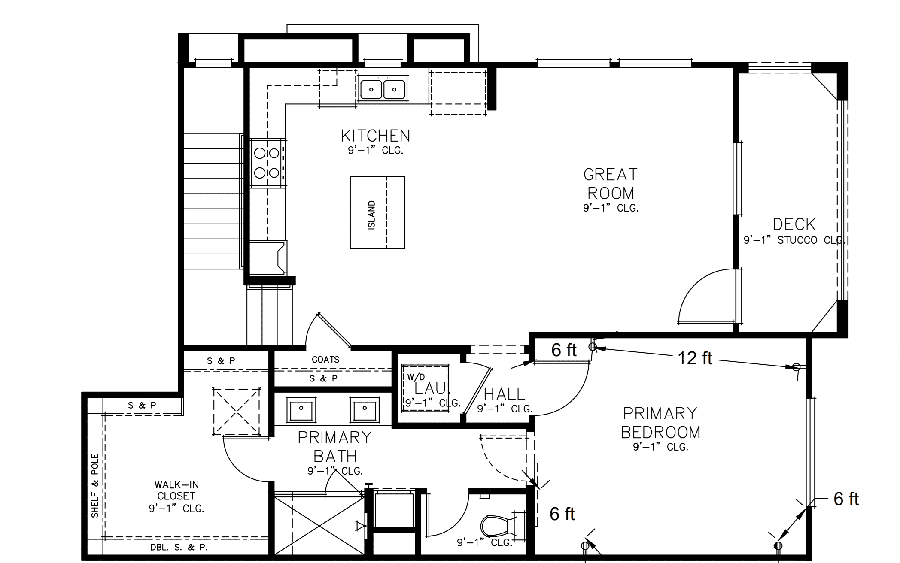
#> input picture Floor-Plan-Detection-main/Images/example.png, 900 x 563 px, found by its file name
$ python 'import _new_cv2.py'
#> lines starting #> are read from the running program, lines starting #| are printed output that depends on the picture; after the words box and inside, x2 and y2 are one past the last pixel; in counts of white or black regions, pixels touching at a corner belong together
import cv2
import numpy as np
import pytesseract
from pytesseract import Output
import os

#---------------------
# 1. Load the Image
#---------------------
image_path = r"C:\Users\haier\Documents\clone Electrical\Floor-Plan-Detection-main\Images\example.png"
if not os.path.exists(image_path):
    raise FileNotFoundError(f"Image not found at: {image_path}")

# Read image (BGR format)
image = cv2.imread(image_path)
#> image is the input picture: shape (563, 900, 3); mean B, G, R 234.9, 234.9, 234.9
if image is None:
    raise ValueError("Could not load the image. Check the file path or integrity.")

#---------------------
# 2. Preprocessing
#---------------------
gray = cv2.cvtColor(image, cv2.COLOR_BGR2GRAY)
edges = cv2.Canny(gray, 50, 150)  # Detect edges
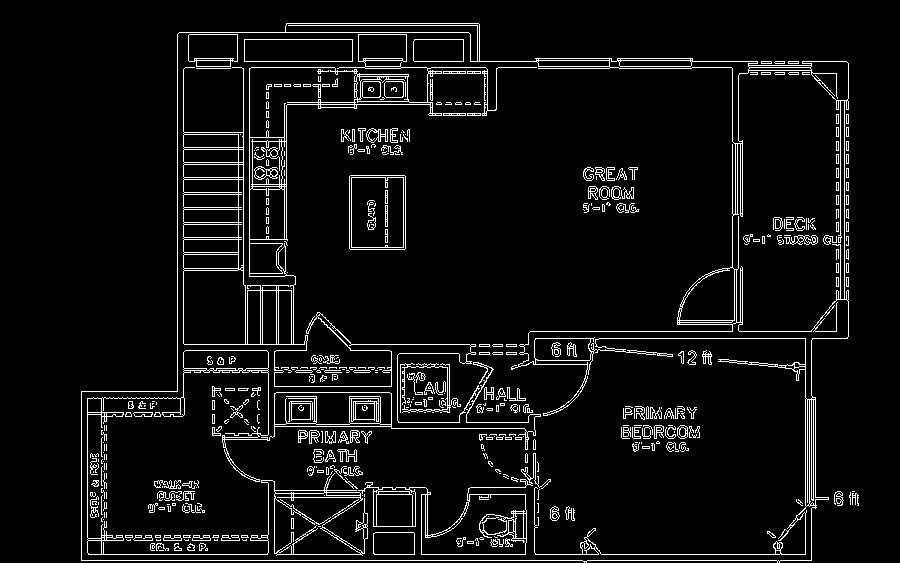
#> edges: shape (563, 900); 6.2% white in thin lines or dots, all inside (x1, y1, x2, y2) = (81, 23, 859, 563)

#---------------------
# 3. Contour Detection
#---------------------
contours, _ = cv2.findContours(edges, cv2.RETR_EXTERNAL, cv2.CHAIN_APPROX_SIMPLE)
#> contours = 21 contours, 17 with area under 20; largest, box (x1, y1, x2, y2) and area: (81, 23, 849, 563) 353294, (834, 491, 844, 506) 35, (788, 61, 799, 64) 20, (761, 61, 772, 64) 20

# Copy of original for drawing
output = image.copy()

# Draw all contours in green
cv2.drawContours(output, contours, -1, (0, 255, 0), 2)
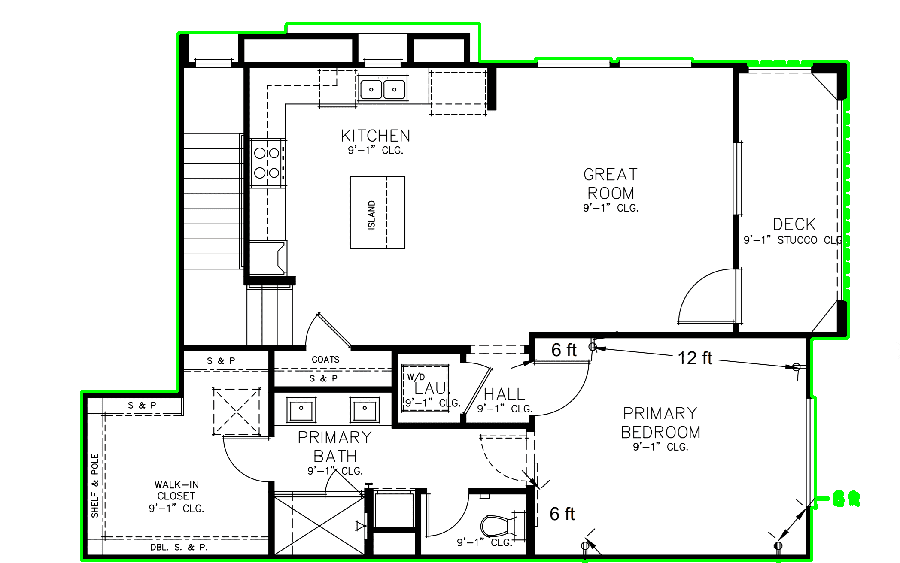
#> output: shape (563, 900, 3); 1.82% of pixels changed, all inside (x1, y1, x2, y2) = (80, 22, 860, 563)

#---------------------
# 4. Tesseract OCR
#---------------------
# Point Tesseract to the correct install location
pytesseract.pytesseract.tesseract_cmd = r"C:\Users\haier\AppData\Local\Programs\Tesseract-OCR\tesseract.exe"

# Dictionary of keywords -> colors (B, G, R)
# Feel free to add or adjust keywords/labels
label_colors = {
    "KITCHEN": (255, 0, 0),   # Blue
    "BATH":    (0, 0, 255),   # Red
    "BED":     (0, 255, 255), # Yellow
    "ROOM":    (255, 0, 255), # Magenta
    "WALL":    (0, 255, 0),   # Green
}

# We'll store any recognized text here
detected_labels = {}

for cnt in contours:
    x, y, w, h = cv2.boundingRect(cnt)
    if w < 20 or h < 20:
        # Skip tiny contours
        continue

    roi = gray[y:y+h, x:x+w]

    # OCR on this region
#> (the run stopped early here; a loop or call above may not have finished)
